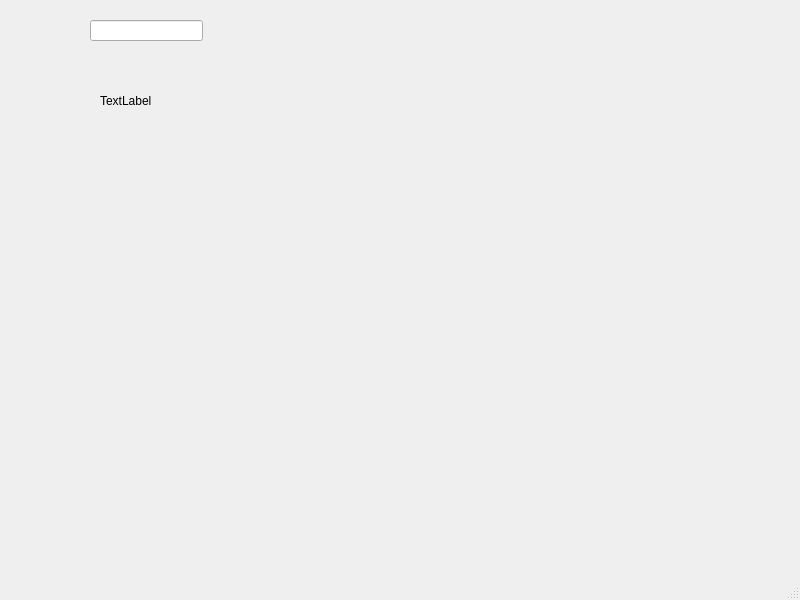
<?xml version="1.0" encoding="UTF-8"?>
<ui version="4.0">
 <class>MainWindow</class>
 <widget class="QMainWindow" name="MainWindow">
  <property name="geometry">
   <rect>
    <x>0</x>
    <y>0</y>
    <width>800</width>
    <height>600</height>
   </rect>
  </property>
  <property name="windowTitle">
   <string>MainWindow</string>
  </property>
  <widget class="QWidget" name="centralwidget">
   <widget class="QLabel" name="label">
    <property name="geometry">
     <rect>
      <x>100</x>
      <y>70</y>
      <width>91</width>
      <height>61</height>
     </rect>
    </property>
    <property name="text">
     <string>TextLabel</string>
    </property>
   </widget>
   <widget class="QLineEdit" name="lineEdit">
    <property name="geometry">
     <rect>
      <x>90</x>
      <y>20</y>
      <width>113</width>
      <height>21</height>
     </rect>
    </property>
   </widget>
  </widget>
  <widget class="QMenuBar" name="menubar">
   <property name="geometry">
    <rect>
     <x>0</x>
     <y>0</y>
     <width>800</width>
     <height>24</height>
    </rect>
   </property>
  </widget>
  <widget class="QStatusBar" name="statusbar"/>
 </widget>
 <resources/>
 <connections/>
</ui>
